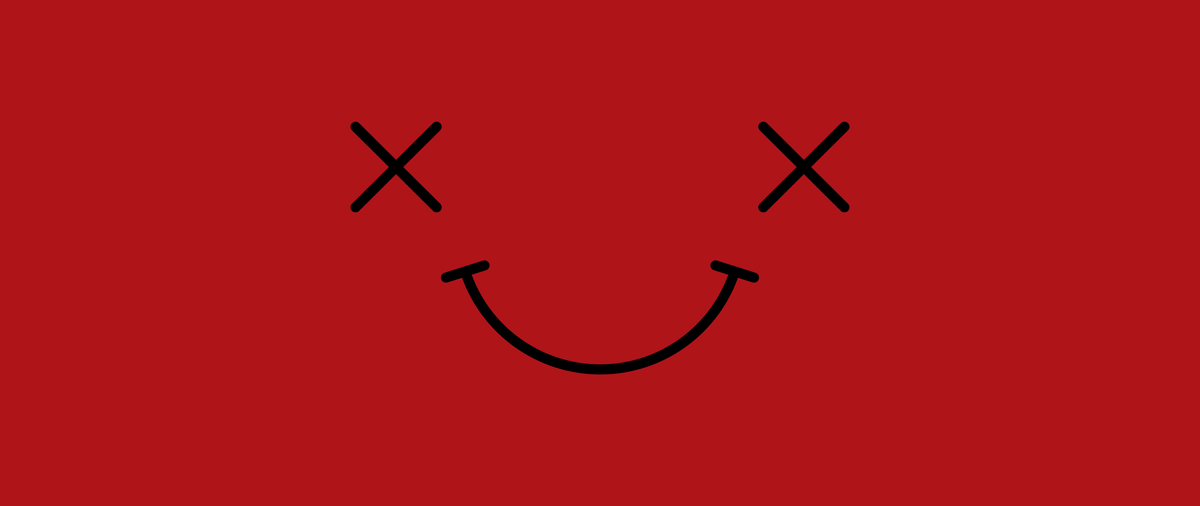
Frame 1 (no input)
Frame 2 (the mouse pressed at the canvas centre, redrawn once): identical to frame 1, image omitted

The Processing sketch that drew this single still picture (run headless with seeded random() and noise(); the mouse was pressed at the canvas centre and the sketch redrawn once):

// Processing sketch: suicide_squad
// ── suicide_squad.pde
// Manuale di Programmazione Cinematografica - Volume 4
// Daniele Olmisani, 2016

// Suicide Squad


final color PAPER = color(175, 20, 25);
final color INK = color(0);

void setup() {
  size(2560, 1080);
  noLoop();
}

void draw() {
  
  float s = 0.02 * min(width, height);
  float l = 4*s;
  
  background(PAPER);
  strokeWeight(s);
  stroke(INK);
  noFill();
  
  translate(0.33*width, 0.33*height);
  line(-l, -l, l, l);
  line(l, -l, -l, l);
  
  resetMatrix();
  translate(0.67*width, 0.33*height);
  line(-l, -l, l, l);
  line(l, -l, -l, l);
  
  resetMatrix();
  translate(0.50*width, 0.45*height);
  rotate(0.1*PI);
  line(3*l, 0, 4*l, 0);
  rotate(0.8*PI);
  line(3*l, 0, 4*l, 0);
  
  resetMatrix();
  translate(0.50*width, 0.45*height);
  arc(0, 0, 7*l, 7*l, 0.1*PI, 0.9*PI);
  
  save("suicide-squad.png");
}
